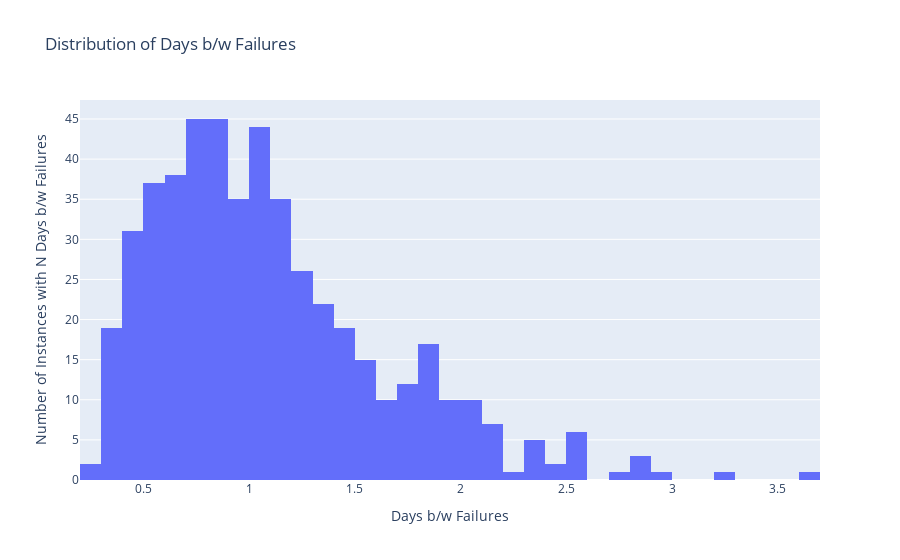

This figure's notebook cell:
### Code cell
# generate lognormal samples | 2, 0.75 | 5, 0.5 | 0, 0.5
data = np.random.lognormal(
    mean=0,
    sigma=0.5,
    size=n_points,
)

fig = visualize(
    data,
    fig_title="Distribution of Days b/w Failures",
    x_title="Days b/w Failures",
    y_title="Number of Instances with N Days b/w Failures",
)
fig.show()

### Figure 1 — Plotly figure (JSON) as saved in the notebook; plotly's stock layout.template omitted (floating-point values rounded to 4 significant figures; data arrays with more than 128 entries replaced by an {"elided": "..."} marker saying what was removed)
{"data": [{"type": "histogram", "x": {"elided": "500 float values"}}], "layout": {"title": {"text": "Distribution of Days b/w Failures"}, "xaxis": {"title": {"text": "Days b/w Failures"}}, "yaxis": {"title": {"text": "Number of Instances with N Days b/w Failures"}}}}
